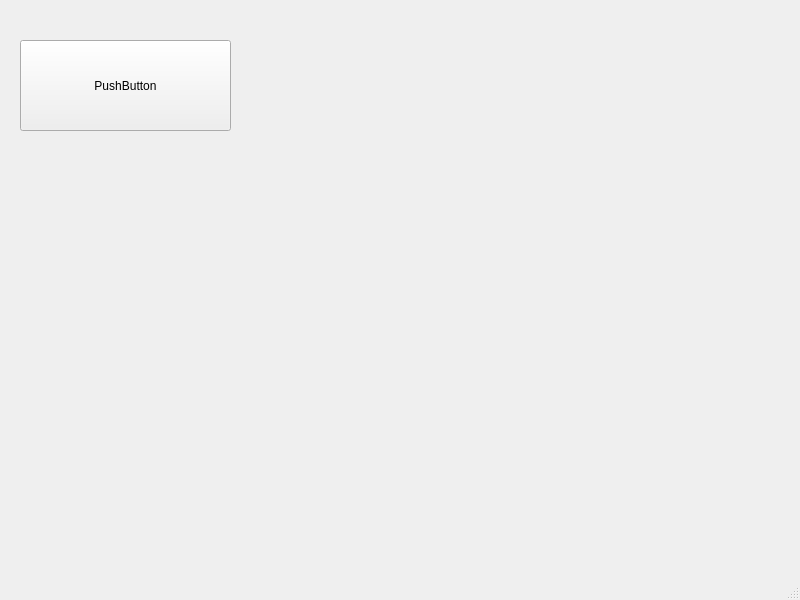
<?xml version="1.0" encoding="UTF-8"?>
<ui version="4.0">
 <class>MainWindow</class>
 <widget class="QMainWindow" name="MainWindow">
  <property name="geometry">
   <rect>
    <x>0</x>
    <y>0</y>
    <width>800</width>
    <height>600</height>
   </rect>
  </property>
  <property name="windowTitle">
   <string>MainWindow</string>
  </property>
  <widget class="QWidget" name="centralwidget">
   <widget class="QPushButton" name="pushButton">
    <property name="geometry">
     <rect>
      <x>20</x>
      <y>40</y>
      <width>211</width>
      <height>91</height>
     </rect>
    </property>
    <property name="text">
     <string>PushButton</string>
    </property>
   </widget>
  </widget>
  <widget class="QMenuBar" name="menubar">
   <property name="geometry">
    <rect>
     <x>0</x>
     <y>0</y>
     <width>800</width>
     <height>22</height>
    </rect>
   </property>
  </widget>
  <widget class="QStatusBar" name="statusbar"/>
 </widget>
 <resources/>
 <connections/>
</ui>
